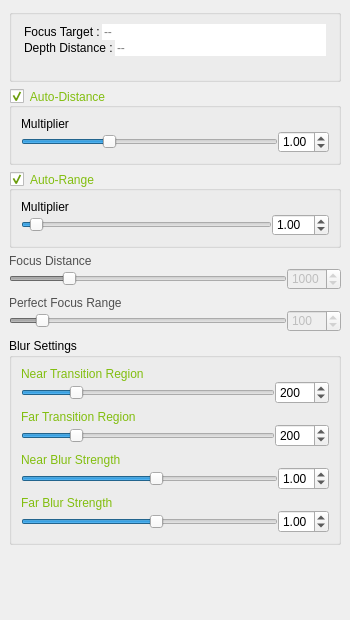
<?xml version="1.0" encoding="UTF-8"?>
<ui version="4.0">
 <class>Form</class>
 <widget class="QWidget" name="Form">
  <property name="geometry">
   <rect>
    <x>0</x>
    <y>0</y>
    <width>350</width>
    <height>620</height>
   </rect>
  </property>
  <property name="sizePolicy">
   <sizepolicy hsizetype="Preferred" vsizetype="Preferred">
    <horstretch>0</horstretch>
    <verstretch>0</verstretch>
   </sizepolicy>
  </property>
  <property name="minimumSize">
   <size>
    <width>350</width>
    <height>620</height>
   </size>
  </property>
  <property name="maximumSize">
   <size>
    <width>16777215</width>
    <height>16777215</height>
   </size>
  </property>
  <property name="windowTitle">
   <string>Form</string>
  </property>
  <layout class="QVBoxLayout" name="verticalLayout" stretch="0,0,0,0,0,0,0">
   <property name="leftMargin">
    <number>9</number>
   </property>
   <property name="topMargin">
    <number>9</number>
   </property>
   <property name="rightMargin">
    <number>9</number>
   </property>
   <property name="bottomMargin">
    <number>9</number>
   </property>
   <item>
    <widget class="QGroupBox" name="camera">
     <property name="styleSheet">
      <string notr="true">QLineEdit{border:None}</string>
     </property>
     <property name="title">
      <string/>
     </property>
     <layout class="QVBoxLayout" name="verticalLayout_2">
      <property name="spacing">
       <number>0</number>
      </property>
      <property name="leftMargin">
       <number>12</number>
      </property>
      <property name="topMargin">
       <number>9</number>
      </property>
      <property name="rightMargin">
       <number>12</number>
      </property>
      <property name="bottomMargin">
       <number>9</number>
      </property>
      <item>
       <layout class="QHBoxLayout" name="horizontalLayout_5">
        <property name="spacing">
         <number>2</number>
        </property>
        <item>
         <widget class="QLabel" name="label_2">
          <property name="text">
           <string>Focus Target :</string>
          </property>
         </widget>
        </item>
        <item>
         <widget class="QLineEdit" name="targetObject">
          <property name="styleSheet">
           <string notr="true"/>
          </property>
          <property name="readOnly">
           <bool>true</bool>
          </property>
          <property name="placeholderText">
           <string>--</string>
          </property>
         </widget>
        </item>
       </layout>
      </item>
      <item>
       <layout class="QHBoxLayout" name="horizontalLayout_2">
        <property name="spacing">
         <number>2</number>
        </property>
        <item>
         <widget class="QLabel" name="label_3">
          <property name="text">
           <string>Depth Distance :</string>
          </property>
         </widget>
        </item>
        <item>
         <widget class="QLineEdit" name="distance">
          <property name="styleSheet">
           <string notr="true"/>
          </property>
          <property name="readOnly">
           <bool>true</bool>
          </property>
          <property name="placeholderText">
           <string>--</string>
          </property>
         </widget>
        </item>
       </layout>
      </item>
      <item>
       <widget class="QLabel" name="status">
        <property name="styleSheet">
         <string notr="true">color: red; font: bold;</string>
        </property>
        <property name="text">
         <string/>
        </property>
        <property name="alignment">
         <set>Qt::AlignLeading|Qt::AlignLeft|Qt::AlignVCenter</set>
        </property>
       </widget>
      </item>
     </layout>
    </widget>
   </item>
   <item>
    <widget class="QGroupBox" name="autoFocus_group">
     <property name="styleSheet">
      <string notr="true">QGroupBox{color: #82be0f;}</string>
     </property>
     <property name="title">
      <string>Auto-Distance</string>
     </property>
     <property name="checkable">
      <bool>true</bool>
     </property>
     <layout class="QVBoxLayout" name="verticalLayout_4">
      <property name="spacing">
       <number>0</number>
      </property>
      <item>
       <widget class="QLabel" name="focusDistanceStrength_label">
        <property name="styleSheet">
         <string notr="true"/>
        </property>
        <property name="text">
         <string>Multiplier</string>
        </property>
       </widget>
      </item>
      <item>
       <layout class="QHBoxLayout" name="horizontalLayout_7">
        <item>
         <widget class="QSlider" name="autoDistance_slider">
          <property name="maximum">
           <number>3000</number>
          </property>
          <property name="value">
           <number>1000</number>
          </property>
          <property name="orientation">
           <enum>Qt::Horizontal</enum>
          </property>
         </widget>
        </item>
        <item>
         <widget class="QDoubleSpinBox" name="autoDistance">
          <property name="minimum">
           <double>0.000000000000000</double>
          </property>
          <property name="maximum">
           <double>3.000000000000000</double>
          </property>
          <property name="singleStep">
           <double>0.025000000000000</double>
          </property>
          <property name="value">
           <double>1.000000000000000</double>
          </property>
         </widget>
        </item>
       </layout>
      </item>
     </layout>
    </widget>
   </item>
   <item>
    <widget class="QGroupBox" name="autoRange_group">
     <property name="styleSheet">
      <string notr="true">QGroupBox{color: #82be0f;}</string>
     </property>
     <property name="title">
      <string>Auto-Range</string>
     </property>
     <property name="checkable">
      <bool>true</bool>
     </property>
     <layout class="QVBoxLayout" name="verticalLayout_5">
      <property name="spacing">
       <number>0</number>
      </property>
      <item>
       <widget class="QLabel" name="focusDistanceStrength_label_2">
        <property name="styleSheet">
         <string notr="true"/>
        </property>
        <property name="text">
         <string>Multiplier</string>
        </property>
       </widget>
      </item>
      <item>
       <layout class="QHBoxLayout" name="horizontalLayout_9">
        <item>
         <widget class="QSlider" name="autoRange_slider">
          <property name="maximum">
           <number>30000</number>
          </property>
          <property name="value">
           <number>1000</number>
          </property>
          <property name="orientation">
           <enum>Qt::Horizontal</enum>
          </property>
         </widget>
        </item>
        <item>
         <widget class="QDoubleSpinBox" name="autoRange">
          <property name="minimum">
           <double>0.000000000000000</double>
          </property>
          <property name="maximum">
           <double>30.000000000000000</double>
          </property>
          <property name="singleStep">
           <double>0.025000000000000</double>
          </property>
          <property name="value">
           <double>1.000000000000000</double>
          </property>
         </widget>
        </item>
       </layout>
      </item>
     </layout>
    </widget>
   </item>
   <item>
    <widget class="QFrame" name="focusDistance_frame">
     <property name="enabled">
      <bool>false</bool>
     </property>
     <property name="styleSheet">
      <string notr="true">QLabel{color: #82be0f;} QLabel:disabled{color:#505050}</string>
     </property>
     <layout class="QVBoxLayout" name="verticalLayout_17">
      <property name="spacing">
       <number>0</number>
      </property>
      <property name="leftMargin">
       <number>0</number>
      </property>
      <property name="topMargin">
       <number>0</number>
      </property>
      <property name="rightMargin">
       <number>0</number>
      </property>
      <property name="bottomMargin">
       <number>0</number>
      </property>
      <item>
       <widget class="QLabel" name="label_17">
        <property name="styleSheet">
         <string notr="true"/>
        </property>
        <property name="text">
         <string>Focus Distance</string>
        </property>
       </widget>
      </item>
      <item>
       <layout class="QHBoxLayout" name="horizontalLayout_15">
        <item>
         <widget class="QSlider" name="focusDistance_slider">
          <property name="styleSheet">
           <string notr="true"/>
          </property>
          <property name="minimum">
           <number>2</number>
          </property>
          <property name="maximum">
           <number>5000</number>
          </property>
          <property name="value">
           <number>1000</number>
          </property>
          <property name="orientation">
           <enum>Qt::Horizontal</enum>
          </property>
         </widget>
        </item>
        <item>
         <widget class="QSpinBox" name="focusDistance">
          <property name="minimum">
           <number>2</number>
          </property>
          <property name="maximum">
           <number>5000</number>
          </property>
          <property name="value">
           <number>1000</number>
          </property>
         </widget>
        </item>
       </layout>
      </item>
     </layout>
    </widget>
   </item>
   <item>
    <widget class="QFrame" name="perfectFocusRange_frame">
     <property name="enabled">
      <bool>false</bool>
     </property>
     <property name="styleSheet">
      <string notr="true">QLabel{color: #82be0f;} QLabel:disabled{color:#505050}</string>
     </property>
     <layout class="QVBoxLayout" name="verticalLayout_11">
      <property name="spacing">
       <number>0</number>
      </property>
      <property name="leftMargin">
       <number>0</number>
      </property>
      <property name="topMargin">
       <number>0</number>
      </property>
      <property name="rightMargin">
       <number>0</number>
      </property>
      <property name="bottomMargin">
       <number>0</number>
      </property>
      <item>
       <widget class="QLabel" name="label_11">
        <property name="styleSheet">
         <string notr="true"/>
        </property>
        <property name="text">
         <string>Perfect Focus Range</string>
        </property>
       </widget>
      </item>
      <item>
       <layout class="QHBoxLayout" name="horizontalLayout_8">
        <item>
         <widget class="QSlider" name="perfectFocusRange_slider">
          <property name="styleSheet">
           <string notr="true"/>
          </property>
          <property name="maximum">
           <number>1000</number>
          </property>
          <property name="value">
           <number>100</number>
          </property>
          <property name="orientation">
           <enum>Qt::Horizontal</enum>
          </property>
         </widget>
        </item>
        <item>
         <widget class="QSpinBox" name="perfectFocusRange">
          <property name="maximum">
           <number>1000</number>
          </property>
          <property name="value">
           <number>100</number>
          </property>
         </widget>
        </item>
       </layout>
      </item>
     </layout>
    </widget>
   </item>
   <item>
    <widget class="QGroupBox" name="groupBox_2">
     <property name="title">
      <string>Blur Settings</string>
     </property>
     <layout class="QVBoxLayout" name="verticalLayout_3">
      <item>
       <layout class="QVBoxLayout" name="verticalLayout_13">
        <property name="spacing">
         <number>0</number>
        </property>
        <item>
         <widget class="QLabel" name="label_13">
          <property name="styleSheet">
           <string notr="true">color: #82be0f;</string>
          </property>
          <property name="text">
           <string>Near Transition Region</string>
          </property>
         </widget>
        </item>
        <item>
         <layout class="QHBoxLayout" name="horizontalLayout_10">
          <item>
           <widget class="QSlider" name="nearTransitionRegion_slider">
            <property name="styleSheet">
             <string notr="true"/>
            </property>
            <property name="maximum">
             <number>1000</number>
            </property>
            <property name="value">
             <number>200</number>
            </property>
            <property name="orientation">
             <enum>Qt::Horizontal</enum>
            </property>
           </widget>
          </item>
          <item>
           <widget class="QSpinBox" name="nearTransitionRegion">
            <property name="maximum">
             <number>1000</number>
            </property>
            <property name="value">
             <number>200</number>
            </property>
           </widget>
          </item>
         </layout>
        </item>
       </layout>
      </item>
      <item>
       <layout class="QVBoxLayout" name="verticalLayout_14">
        <property name="spacing">
         <number>0</number>
        </property>
        <item>
         <widget class="QLabel" name="label_14">
          <property name="styleSheet">
           <string notr="true">color: #82be0f;</string>
          </property>
          <property name="text">
           <string>Far Transition Region</string>
          </property>
         </widget>
        </item>
        <item>
         <layout class="QHBoxLayout" name="horizontalLayout_11">
          <item>
           <widget class="QSlider" name="farTransitionRegion_slider">
            <property name="styleSheet">
             <string notr="true"/>
            </property>
            <property name="maximum">
             <number>1000</number>
            </property>
            <property name="value">
             <number>200</number>
            </property>
            <property name="orientation">
             <enum>Qt::Horizontal</enum>
            </property>
           </widget>
          </item>
          <item>
           <widget class="QSpinBox" name="farTransitionRegion">
            <property name="maximum">
             <number>1000</number>
            </property>
            <property name="value">
             <number>200</number>
            </property>
           </widget>
          </item>
         </layout>
        </item>
       </layout>
      </item>
      <item>
       <layout class="QVBoxLayout" name="verticalLayout_15">
        <property name="spacing">
         <number>0</number>
        </property>
        <item>
         <widget class="QLabel" name="label_15">
          <property name="styleSheet">
           <string notr="true">color: #82be0f;</string>
          </property>
          <property name="text">
           <string>Near Blur Strength</string>
          </property>
         </widget>
        </item>
        <item>
         <layout class="QHBoxLayout" name="horizontalLayout_12">
          <item>
           <widget class="QSlider" name="nearBlurStrength_slider">
            <property name="styleSheet">
             <string notr="true"/>
            </property>
            <property name="minimum">
             <number>100</number>
            </property>
            <property name="maximum">
             <number>1800</number>
            </property>
            <property name="singleStep">
             <number>100</number>
            </property>
            <property name="value">
             <number>1000</number>
            </property>
            <property name="orientation">
             <enum>Qt::Horizontal</enum>
            </property>
           </widget>
          </item>
          <item>
           <widget class="QDoubleSpinBox" name="nearBlurStrength">
            <property name="minimum">
             <double>0.100000000000000</double>
            </property>
            <property name="maximum">
             <double>1.800000000000000</double>
            </property>
            <property name="singleStep">
             <double>0.100000000000000</double>
            </property>
            <property name="value">
             <double>1.000000000000000</double>
            </property>
           </widget>
          </item>
         </layout>
        </item>
       </layout>
      </item>
      <item>
       <layout class="QVBoxLayout" name="verticalLayout_16">
        <property name="spacing">
         <number>0</number>
        </property>
        <item>
         <widget class="QLabel" name="label_16">
          <property name="styleSheet">
           <string notr="true">color: #82be0f;</string>
          </property>
          <property name="text">
           <string>Far Blur Strength</string>
          </property>
         </widget>
        </item>
        <item>
         <layout class="QHBoxLayout" name="horizontalLayout_13">
          <item>
           <widget class="QSlider" name="farBlurStrength_slider">
            <property name="styleSheet">
             <string notr="true"/>
            </property>
            <property name="minimum">
             <number>100</number>
            </property>
            <property name="maximum">
             <number>1800</number>
            </property>
            <property name="singleStep">
             <number>100</number>
            </property>
            <property name="value">
             <number>1000</number>
            </property>
            <property name="orientation">
             <enum>Qt::Horizontal</enum>
            </property>
           </widget>
          </item>
          <item>
           <widget class="QDoubleSpinBox" name="farBlurStrength">
            <property name="minimum">
             <double>0.100000000000000</double>
            </property>
            <property name="maximum">
             <double>1.800000000000000</double>
            </property>
            <property name="singleStep">
             <double>0.100000000000000</double>
            </property>
            <property name="value">
             <double>1.000000000000000</double>
            </property>
           </widget>
          </item>
         </layout>
        </item>
       </layout>
      </item>
     </layout>
    </widget>
   </item>
   <item>
    <spacer name="verticalSpacer">
     <property name="orientation">
      <enum>Qt::Vertical</enum>
     </property>
     <property name="sizeHint" stdset="0">
      <size>
       <width>20</width>
       <height>6</height>
      </size>
     </property>
    </spacer>
   </item>
  </layout>
 </widget>
 <resources/>
 <connections>
  <connection>
   <sender>autoRange_group</sender>
   <signal>toggled(bool)</signal>
   <receiver>perfectFocusRange_frame</receiver>
   <slot>setDisabled(bool)</slot>
   <hints>
    <hint type="sourcelabel">
     <x>365</x>
     <y>187</y>
    </hint>
    <hint type="destinationlabel">
     <x>365</x>
     <y>306</y>
    </hint>
   </hints>
  </connection>
  <connection>
   <sender>nearTransitionRegion_slider</sender>
   <signal>valueChanged(int)</signal>
   <receiver>nearTransitionRegion</receiver>
   <slot>setValue(int)</slot>
   <hints>
    <hint type="sourcelabel">
     <x>503</x>
     <y>397</y>
    </hint>
    <hint type="destinationlabel">
     <x>693</x>
     <y>396</y>
    </hint>
   </hints>
  </connection>
  <connection>
   <sender>farTransitionRegion_slider</sender>
   <signal>valueChanged(int)</signal>
   <receiver>farTransitionRegion</receiver>
   <slot>setValue(int)</slot>
   <hints>
    <hint type="sourcelabel">
     <x>608</x>
     <y>435</y>
    </hint>
    <hint type="destinationlabel">
     <x>685</x>
     <y>439</y>
    </hint>
   </hints>
  </connection>
  <connection>
   <sender>nearTransitionRegion</sender>
   <signal>valueChanged(int)</signal>
   <receiver>nearTransitionRegion_slider</receiver>
   <slot>setValue(int)</slot>
   <hints>
    <hint type="sourcelabel">
     <x>679</x>
     <y>387</y>
    </hint>
    <hint type="destinationlabel">
     <x>618</x>
     <y>389</y>
    </hint>
   </hints>
  </connection>
  <connection>
   <sender>farTransitionRegion</sender>
   <signal>valueChanged(int)</signal>
   <receiver>farTransitionRegion_slider</receiver>
   <slot>setValue(int)</slot>
   <hints>
    <hint type="sourcelabel">
     <x>681</x>
     <y>429</y>
    </hint>
    <hint type="destinationlabel">
     <x>640</x>
     <y>433</y>
    </hint>
   </hints>
  </connection>
  <connection>
   <sender>perfectFocusRange_slider</sender>
   <signal>valueChanged(int)</signal>
   <receiver>perfectFocusRange</receiver>
   <slot>setValue(int)</slot>
   <hints>
    <hint type="sourcelabel">
     <x>652</x>
     <y>327</y>
    </hint>
    <hint type="destinationlabel">
     <x>687</x>
     <y>332</y>
    </hint>
   </hints>
  </connection>
  <connection>
   <sender>perfectFocusRange</sender>
   <signal>valueChanged(int)</signal>
   <receiver>perfectFocusRange_slider</receiver>
   <slot>setValue(int)</slot>
   <hints>
    <hint type="sourcelabel">
     <x>682</x>
     <y>322</y>
    </hint>
    <hint type="destinationlabel">
     <x>651</x>
     <y>323</y>
    </hint>
   </hints>
  </connection>
  <connection>
   <sender>focusDistance_slider</sender>
   <signal>valueChanged(int)</signal>
   <receiver>focusDistance</receiver>
   <slot>setValue(int)</slot>
   <hints>
    <hint type="sourcelabel">
     <x>453</x>
     <y>265</y>
    </hint>
    <hint type="destinationlabel">
     <x>694</x>
     <y>271</y>
    </hint>
   </hints>
  </connection>
  <connection>
   <sender>focusDistance</sender>
   <signal>valueChanged(int)</signal>
   <receiver>focusDistance_slider</receiver>
   <slot>setValue(int)</slot>
   <hints>
    <hint type="sourcelabel">
     <x>691</x>
     <y>262</y>
    </hint>
    <hint type="destinationlabel">
     <x>619</x>
     <y>262</y>
    </hint>
   </hints>
  </connection>
  <connection>
   <sender>autoFocus_group</sender>
   <signal>toggled(bool)</signal>
   <receiver>focusDistance_frame</receiver>
   <slot>setDisabled(bool)</slot>
   <hints>
    <hint type="sourcelabel">
     <x>71</x>
     <y>87</y>
    </hint>
    <hint type="destinationlabel">
     <x>90</x>
     <y>279</y>
    </hint>
   </hints>
  </connection>
 </connections>
</ui>
